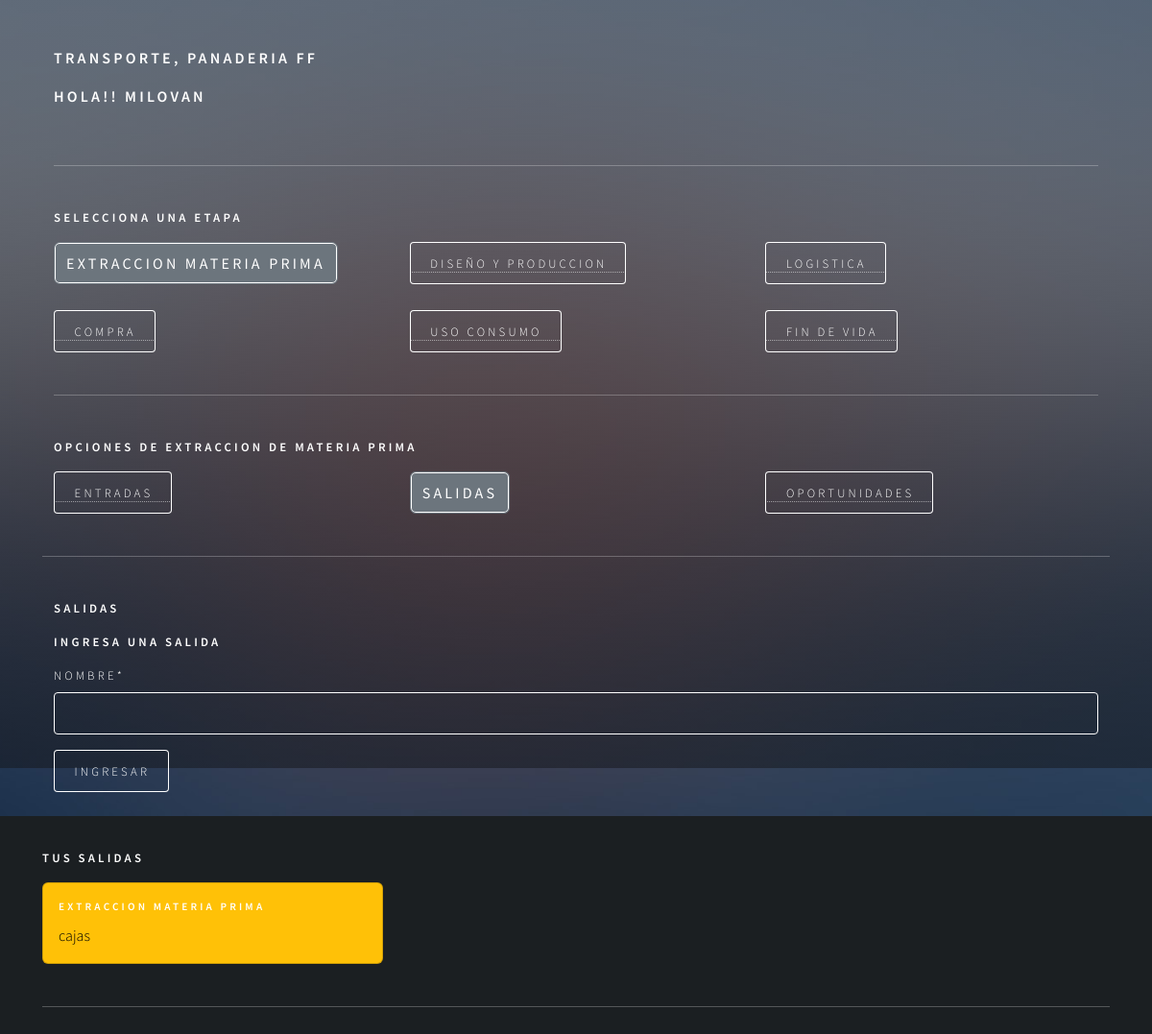
Before: /agregar_salida_extraccion (signed in) with the older database file.
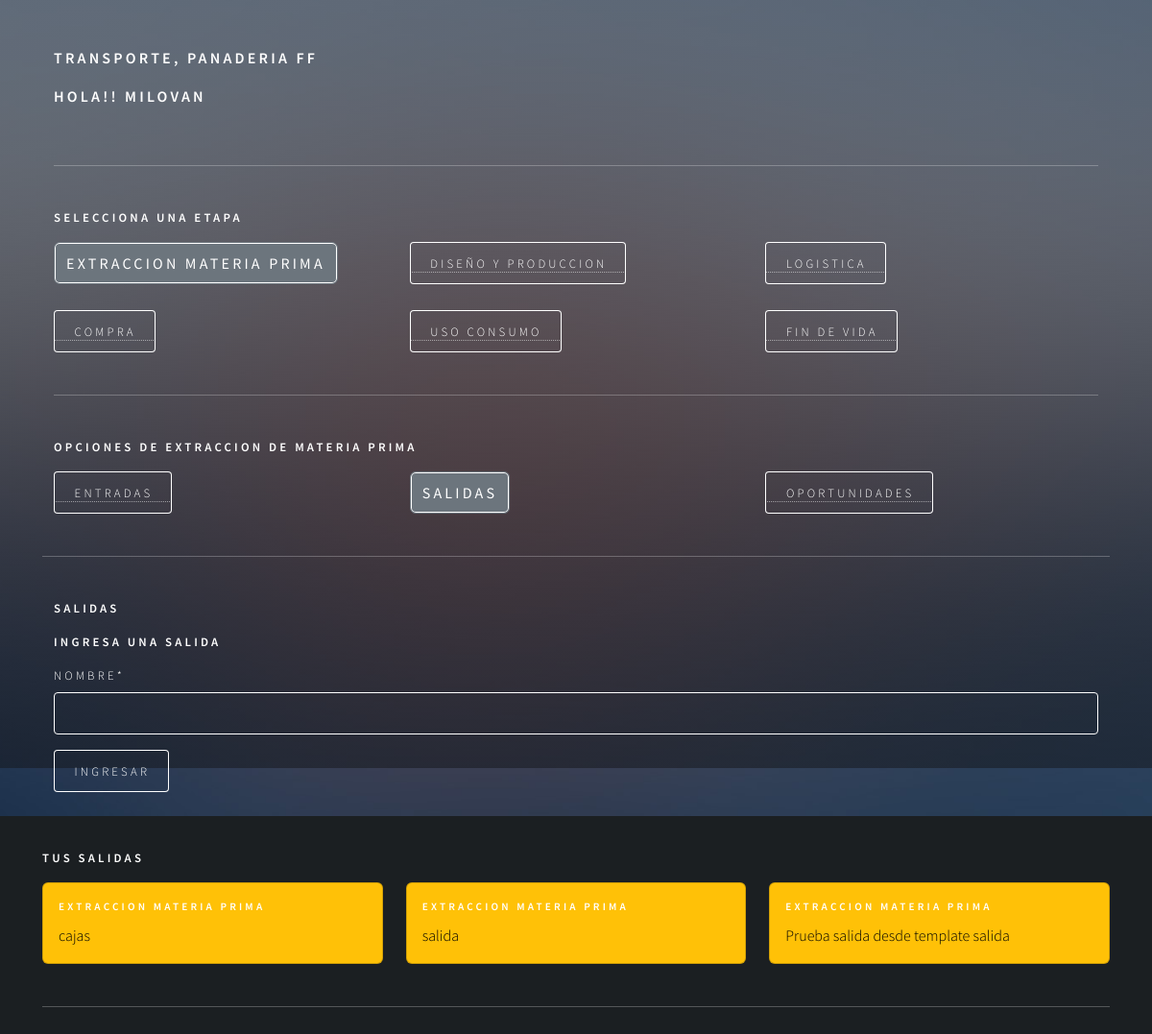
After: the same page with the newer database file.
### app/models.py (models this page shows, shortened)
class RegistroTrabajador(models.Model):
    id_registro = models.AutoField(primary_key=True)
    id_usuario = models.ForeignKey(Usuario, on_delete=models.CASCADE)
    descripcion = models.TextField(max_length=160)
    id_area = models.ForeignKey(AreaEmpresa, on_delete=models.CASCADE)

class AreaEmpresa(models.Model):
    id_area = models.AutoField(primary_key=True)
    nombre  = models.CharField(max_length=20)
    productos = models.CharField(max_length=50)
    id_empresa = models.ForeignKey(Empresa, on_delete=models.CASCADE)
    def nombre_area(self):
        return "{}, {}". format(self.nombre, self.id_empresa)
    def __str__(self):
        return self.nombre_area()

class Empresa(models.Model):
    id_empresa = models.AutoField(primary_key=True)
    nombre  = models.CharField(max_length=20)
    def __str__(self):
        return self.nombre

class Salida(models.Model):
    id_salida = models.AutoField(primary_key=True)
    nombre  = models.CharField(max_length=50)
    fecha = models.DateTimeField(auto_now_add=True)
    etapa = models.ForeignKey(Etapa, on_delete=models.CASCADE)
    usuario =models.ForeignKey(Usuario, on_delete=models.CASCADE)

class Etapa(models.Model):
    id_etapa = models.AutoField(primary_key=True)
    nombre  = models.CharField(max_length=50)
    fecha_inicio  = models.DateField()
    fecha_termino  = models.DateField()
    area = models.ForeignKey(AreaEmpresa, on_delete=models.CASCADE)
    ciclo = models.ForeignKey(CicloArea, on_delete=models.CASCADE)
    activo = models.BooleanField()
    def __str__(self):
        return self.nombre

### user/models.py (models this page shows, shortened)
class Usuario(AbstractUser):
    telefono = models.IntegerField(null=True)

### app/views.py (the view, shortened to what this page needs)
# urls.py: path('agregar_salida_extraccion', agregarSalidaExtraccion, name="agregar_salida_extraccion"),
def agregarSalidaExtraccion(request):
    if request.user.is_authenticated:
        registros = RegistroTrabajador.objects.filter(id_usuario=request.user)
        etapa = Etapa.objects.values_list("id_etapa", flat=True).filter(nombre="Extraccion materia prima")
        salidas = Salida.objects.filter(usuario=request.user)
        data = {
            'form': SalidaForm(),
            'registros': registros,
            'salidas': salidas
        }
        print(f"la id del usuario es!!!!!!!!:", request.user.id)
        return render(request,'autodiagnostico/extraccion/salida/agregar_salida.html', data)
    else:
        return render(request, 'autodiagnostico/extraccion/entrada/agregar_salida.html')

### app/forms.py
class SalidaForm(forms.ModelForm):
    class Meta:
        model = Salida
        fields = 'nombre',

### app/templates/autodiagnostico/extraccion/salida/agregar_salida.html (shortened to what this page needs)
{% extends 'autodiagnostico/extraccion/home_extraccion.html' %}
{% load static %}
{% load crispy_forms_tags %}
{% block extraccion %}
<div class="container">
    <h4>Salidas</h4>
    <form action="" method="post">
        <h4>Ingresa una salida</h4>
        {{form | crispy}}
        <div>
            <input type="submit" class="btn btn-primary" value="ingresar">
        </div>
    </form>
</div>
<br>
<h4>Tus Salidas</h4>
<div class="row row-cols-1 row-cols-md-3 g-4">
    {% for p in salidas %}
    {% if p.etapa.nombre == "Extraccion materia prima" %}
        <div class="col">
            <div class="card text-bg-warning">
                <div class="card-body">
                    <h5 class="card-title">{{p.etapa}}</h5>
                    <p class="card-text">{{p.nombre}}</p>
                </div>
            </div>
        </div>
    {% endif %}
    {% endfor %}
</div>
{% endblock extraccion %}

### app/templates/autodiagnostico/extraccion/home_extraccion.html (shortened to what this page needs)
{% extends 'autodiagnostico/auto_diagnostico.html' %}
{% load static %}
{% load crispy_forms_tags %}
{% block body %}
<div class="container-sm">
    <h4>Opciones de extraccion de materia prima</h4>
    <div class="row">
        <div class="col">
            <a href="{% url 'agregar_entrada_extraccion' %}"><button type="button" id="entrada">Entradas</button></a>
        </div>
        <div class="col">
            <a href="{% url 'agregar_salida_extraccion' %}"><button type="button" id="salida">Salidas</button></a>
        </div>
        <div class="col">
            <a href="{% url 'agregar_oportunidad_extraccion' %}"><button type="button" id="oportunidad">Oportunidades</button></a>
        </div>
    </div>
</div>
<hr>
{% block extraccion %}{% endblock extraccion %}
{% endblock %}

### app/templates/autodiagnostico/auto_diagnostico.html (shortened to what this page needs)
{% load static %}
<!DOCTYPE HTML>
<html>
<head>
    <link href="https://cdn.jsdelivr.net/npm/bootstrap@5.2.0/dist/css/bootstrap.min.css" rel="stylesheet"
>
    <link rel="stylesheet" href="{% static 'css/main.css' %}" />
</head>
<body class="is-preload">
    <div id="wrapper">
        <div class="container-sm">
            {% if user.is_authenticated %}
            {% if registros %}
            <div class="container-sm">
                <div class="row">
                    {% for p in registros %}
                    <h3>{{p.id_area}}</h3>
                    {% endfor %}
                    <h3>Hola!! {{user.username}}</h3>
                </div>
                <hr>
                <h4>Selecciona una Etapa</h4>
                <div class="row">
                    <div class="col">
                        <a href="{% url 'extraccion_materiaPrima' %}"><button type="button" id="extraccion">Extraccion Materia Prima</button></a>
                    </div>
                    <div class="col">
                        <a href="{% url 'diseño_Produccion' %}"><button type="button" id="diseño">Diseño y produccion</button></a>
                    </div>
                    <div class="col">
                        <a href="{% url 'logistica' %}"><button type="button" id="logistica">Logistica</button></a>
                    </div>
                </div>
                <br>
                <div class="row">
                    <div class="col">
                        <a href="{% url 'compra' %}"><button type="button" id="compra">Compra</button></a>
                    </div>
                    <div class="col">
                        <a href="{% url 'uso_consumo' %}"><button type="button" id="uso">Uso consumo</button></a>
                    </div>
                    <div class="col">
                        <a href="{% url 'fin_vida' %}"><button type="button" id="fin">Fin de vida</button></a>
                    </div>
                </div>
                <hr>
            </div>
            {% block body %}{% endblock %}
            {% else %}
            <h1>Registra la empresa y el area a la que perteneces!!!!</h1>
            <a href="{% url 'agregar_Area' user.id  %}"><button type="button">Aqui</button></a>
            {% endif %}
            {% else %}
            <h1>Inicia Session</h1>
            <p>Para acceder a tu Auto Diagnostico </p>
            <a href="{% url 'login'  %}"><button type="button">Inicia Session</button></a>
            {% endif %}
            <hr>
            </div>
        </div>
        <br>
        <br>
    <div id="bg"></div>
</body>
</html>

Changed rows visible on the page:
added Salida: etapa "EXTRACCION MATERIA PRIMA", nombre "salida"
added Salida: etapa "EXTRACCION MATERIA PRIMA", nombre "Prueba salida desde template salida"
